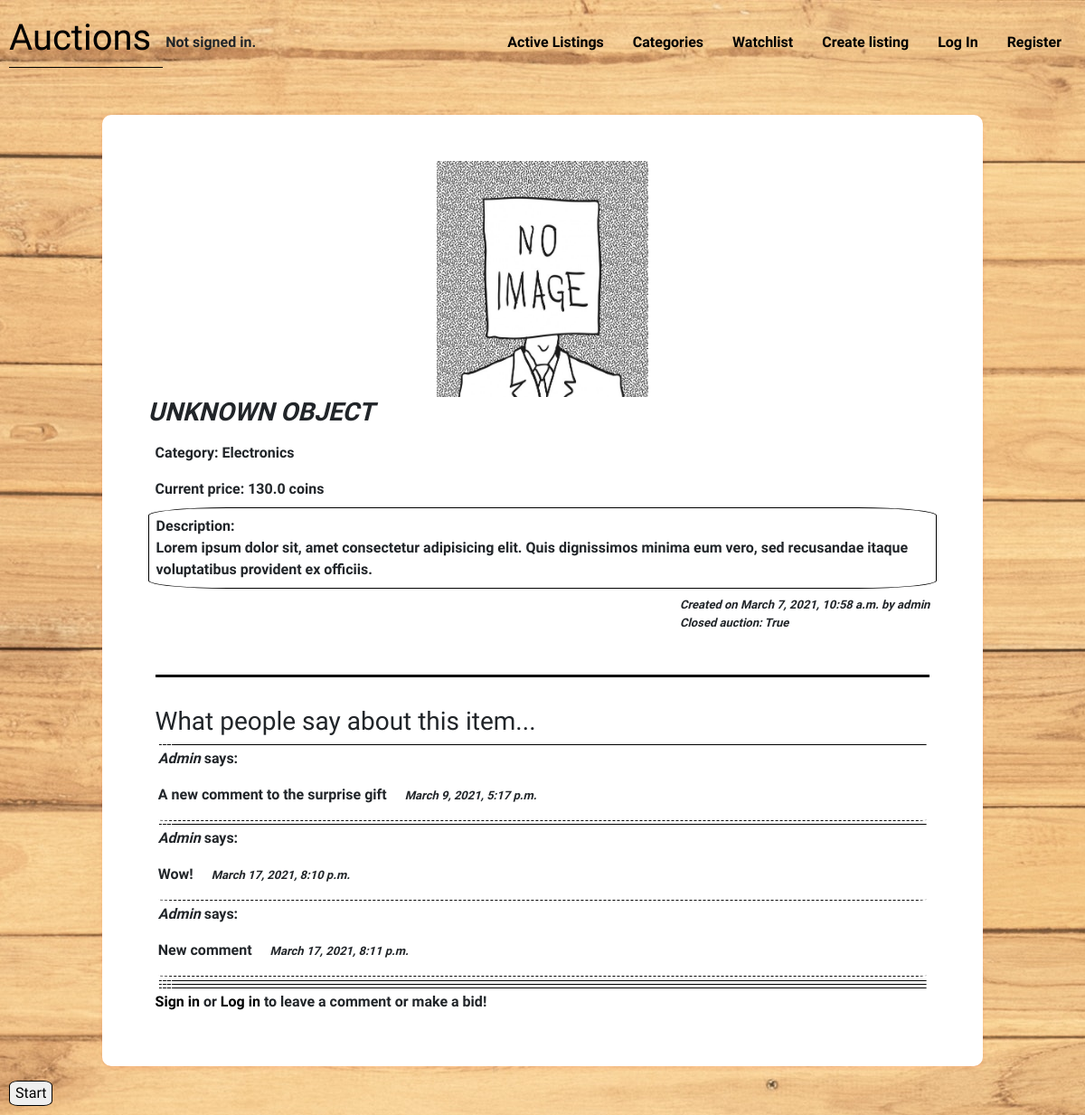
The page /show_listing/2 on the database its author committed.
### auctions/models.py (models this page shows)
class Listing(models.Model):
    title = models.CharField(max_length=64, help_text='Provide the name of the new item.')
    description = models.CharField(max_length=255, help_text='Add a short description of the item.')
    starting_bid = models.FloatField(help_text='Set the initial bid.')
    current_bid = models.FloatField(null=True, blank=True)
    image_url = models.URLField(blank=True, help_text='Optional. Provide an "url" for an image for the listing.')
    category = models.CharField(max_length=64, choices=(('1','Fashion'),('2','Toys'),('3','Electronics'),('4','Home'),), help_text='Choose a category.')
    user = models.ForeignKey(User, on_delete=models.CASCADE, related_name='user')
    date = models.DateTimeField(editable=False, default=timezone.now)
    closed = models.BooleanField(default=False)
    watchlist = models.ManyToManyField(User, blank=True, related_name='watchlist')
    buyer = models.ManyToManyField(User, null=True, related_name='buyer')

class User(AbstractUser):
    pass

class Comment(models.Model):
    writer = models.ForeignKey(User, on_delete=models.CASCADE, related_name='writer')
    listing = models.ForeignKey(Listing, on_delete=models.CASCADE, related_name='listing')
    comment = models.CharField(max_length=64)
    date = models.DateTimeField(editable=False, default=timezone.now)

### auctions/views.py (the view)
# urls.py: path('show_listing/<int:listing_id>', views.show_listing, name='show_listing'),
def show_listing(request, listing_id):
    listing = Listing.objects.get(pk=listing_id)
    try:
        watched_id =  request.user.watchlist.get(pk=listing_id)
    except Exception as e:
        watched_id = None
    if listing.user == request.user:
        user_creator = True
    else:
        user_creator = None
    if request.method == 'POST':
        request.user.watchlist.add(listing)
        print(f'{listing} has been added to {request.user}')
        return HttpResponseRedirect(reverse('show_listing', args=(listing_id,)))
    return render(request, 'auctions/show_listing.html', {
        'listing': listing,
        'watched_id': watched_id,
        'comments': Comment.objects.all(),
        'user_creator': user_creator
    })

### auctions/templates/auctions/show_listing.html (shortened to what this page needs)
{% extends 'auctions/layout.html' %}
{% block body %}
<div class="container" style="display: block;">
    <article class="listing-container">
        <div class="listing-bg-img-wrap">
            {% load static %}
            <div class="listing-bg-img" style="background-image: url({% if listing.image_url %}{{ listing.image_url }}{% else %}{% static 'auctions/pics/no-image.jpg' %}{% endif %});"></div>
        </div>
        <div class="listing-text">
            <h3 style="text-transform: uppercase; font-weight: bolder; font-style: oblique;">{{ listing.title }}</h3>
            <div>
                <div>Category: {{ listing.get_category_display }}</div>
            </div>
            <div>
                <div>Current price: {% if listing.current_bid %}{{ listing.current_bid }}{% else %}{{ listing.starting_bid }}{% endif %} coins</div>
            </div>
            <div class="listing-description">
                <div>Description:</div>
                <div>{{ listing.description }}</div>
            </div>
            <div class="listing-footnotes">
                <div>
                    <div>Created on {{ listing.date }} by {{ listing.user }}</div>
                    <div>Closed auction: {{ listing.closed }}</div>
                </div>
            </div>
        </div>
        <div class="handling-content" style="padding: .5rem;">
            <div class="comment-wrapper">
                <h3>What people say about this item...</h3>
                {% for comment in comments %}
                <div class="new-comment-wrap">
                    {% if comment.listing.id == listing.id %}
                        <p><span style="text-transform: capitalize; font-style: italic;">{{ comment.writer }}</span> says: <br>
                            <div class="comment-text">
                                <span>{{ comment.comment }}</span>
                                <span>{{ comment.date }}</span>
                            </div>
                        </p>
                    {% endif %}
                </div>
                {% empty %}
                    <p>{{ listing.title}} has no comment so far.</p>
                {% endfor %}
                {% if user.is_authenticated %}
                    <form action="{% url 'comment_listing' listing.id %}" method="post">
                        {% csrf_token %}
                        <label for="#comment">Comment: </label>
                        <input type="text" name="comment" id="comment">
                        <input type="submit" value="Submit" style="border-radius: 20%;">
                    </form>
                {% else %}
                    <div class="comment-alert-wrap">
                        <div class="comment-alert-text">
                            <span><a href="{% url 'register' %}">Sign in</a> or <a href="{% url 'login' %}">Log in</a> to leave a comment or make a bid!</span>
                        </div>
                    </div>
                {% endif %}
            </div>
        </div>
    </article>
</div>
{% endblock body %}

### auctions/static/auctions/styles.css (style rules this page uses)
body { padding: 10px; font-family: 'Amatic SC', cursive; font-family: 'Delius', cursive; font-weight: bold; }
body a { color: black; }
.container { display: grid; grid-template-columns: auto auto auto; grid-column-gap: 2rem; padding: 2%; width: 90%; }
.listing-container { align-self: center; justify-self: center; min-height: 100%; margin: 2%; background-color: #fff; box-shadow: 0 2px 5px rgba(252, 1, 1, 0.1); transition: all .1s ease-in; padding: 5%; border: none; border-radius: 10px; }
.listing-text > div { padding: .5rem }
.listing-bg-img { padding-bottom: 30%; background-size: contain; background-repeat: no-repeat; background-position: center; }
.listing-description { border: .1rem solid black; border-radius: 10%; }
.listing-footnotes { display: flex; justify-content: flex-end; font-size: small; font-style: italic; }
.comment-wrapper { margin-top: 2rem; border-top: .2rem solid black; }
.comment-wrapper > h3 { margin-top: 2rem; }
.new-comment-wrap { border-bottom: .08rem dashed black; border-radius: 2%; margin: .2rem; }
.comment-text span:last-child { margin-left: 1rem; font-size: small; font-style: italic; }

### rows shown on the page
Listing: title "UNKNOWN OBJECT", category "Electronics", current_bid "130.0", description "Lorem ipsum dolor sit, amet consectetur adipisicing elit. Quis dignissimos minima eum vero, sed recusandae itaque voluptatibus provident ex officiis.", date "March 7, 2021, 10:58 a.m.", user "admin", closed "True"
Comment: writer "Admin", comment "A new comment to the surprise gift", date "March 9, 2021, 5:17 p.m."
Comment: writer "Admin", comment "Wow!", date "March 17, 2021, 8:10 p.m."
Comment: writer "Admin", comment "New comment", date "March 17, 2021, 8:11 p.m."
